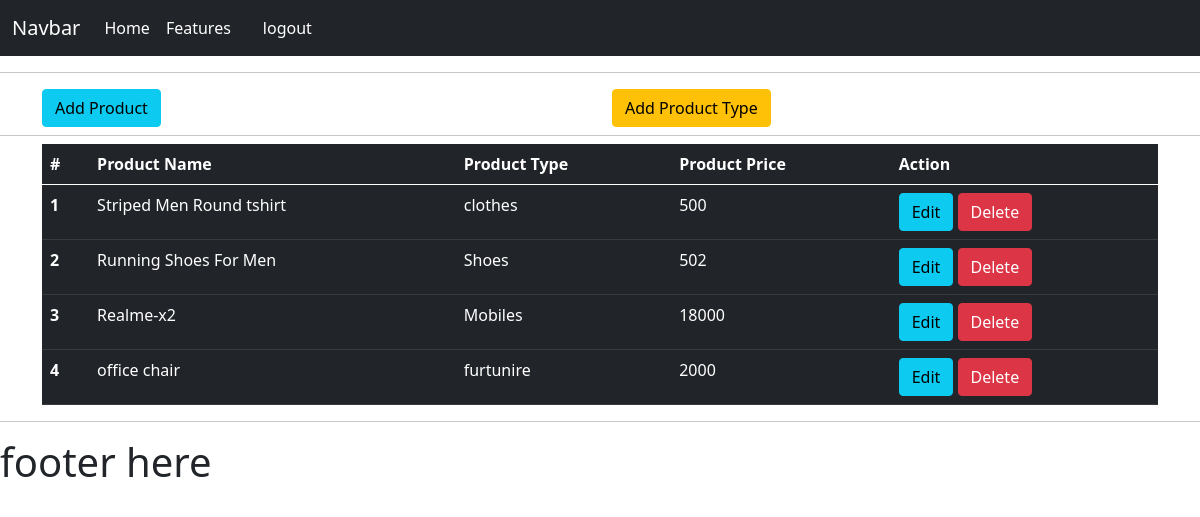
Page /Dashboard/ (signed in) on the earlier database version.
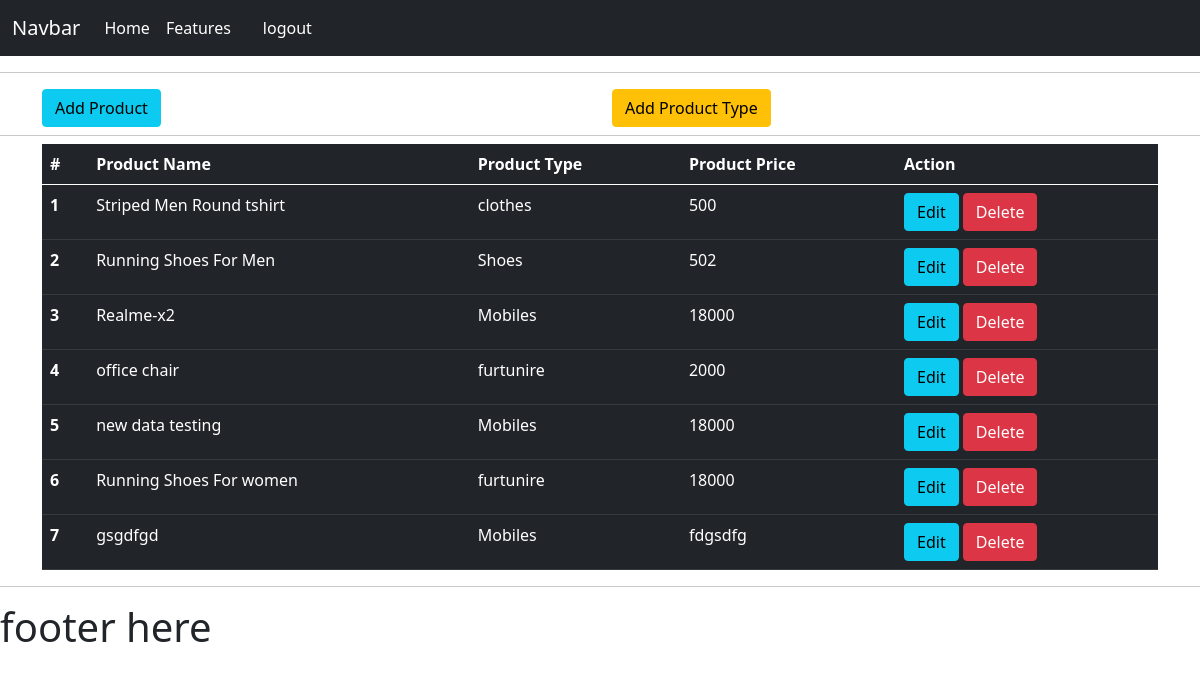
Same page on the later database version.
### codesession_app/models.py (models this page shows, shortened)
class Product(models.Model):
    Product_Name = models.CharField(max_length=100, blank=False)
    Product_Type = models.ForeignKey(ProductType, on_delete=models.CASCADE)
    Product_Price = models.CharField(max_length=10, blank=False, null=False)
    Product_image = models.ImageField()

class ProductType(models.Model):
    Product_type = models.CharField(max_length=50)
    def __str__(self):
        return self.Product_type

### codesession_app/views.py (the view)
# urls.py: path('Dashboard/', views.Dashboard, name="dashboard"),
@login_required(login_url='login')
def Dashboard(request):
    AllProduct = Product.objects.all()
    return render(request, "Admin_html/main.htm", {'AllProduct': AllProduct})

### templates/Admin_html/main.htm (shortened to what this page needs)
{% load static %}
<!doctype html>
<html lang="en">
<head>
    <link href="https://cdn.jsdelivr.net/npm/bootstrap@5.0.0-beta2/dist/css/bootstrap.min.css" rel="stylesheet"
>
</head>
<body>
    {% include 'Admin_html/header.htm' %}
    <hr>
    {% block content %}
    {% include 'Admin_html/dashboard.htm' %}
    {% endblock %}
    <hr>
    {% include 'Admin_html/footer.htm' %}
</body>
</html>

### templates/Admin_html/header.htm (shortened to what this page needs)
<nav class="navbar navbar-expand-lg navbar-dark bg-dark">
    <div class="container-fluid">
        <a class="navbar-brand" href="#">Navbar</a>
        <div class="collapse navbar-collapse" id="navbarNavAltMarkup">
            <div class="navbar-nav">
                <a class="nav-link active" aria-current="page" href="#">Home</a>
                <a class="nav-link active" href="#">Features</a>
                <a class="nav-link active" href="#">{{request.username}}</a>
                <a class="nav-link active" href="#">logout</a>
            </div>
        </div>
    </div>
</nav>

### templates/Admin_html/dashboard.htm
{% block content %}
{% load static %}
<div class="container">
    <div class="row">
        <div class="col-sm-6">
           <a href="{% url 'AddProduct' %}"> <button class="btn btn-info">Add Product</button></a>
        </div>
        <div class="col-sm-6">
            <a href="{% url 'AddProductType' %}"> <button class="btn btn-warning">Add Product Type </button></a>
        </div>
    </div>
</div>
<hr class="my-2">
<div class="container">
{% include 'Admin_html/product_table.htm' %}
</div>
{% endblock%}

### templates/Admin_html/product_table.htm
{% load static %}
<table class="table table-dark table-hover">
    <thead>
        <tr>
            <th scope="col">#</th>
            <th scope="col">Product Name</th>
            <th scope="col">Product Type</th>
            <th scope="col">Product Price</th>
            <th scope="col">Action</th>
        </tr>
    </thead>
    <tbody>
        {% for i in AllProduct %}
        <tr>
            <th scope="row">{{forloop.counter}}</th>
            <td>{{i.Product_Name}}</td>
            <td>{{i.Product_Type}}</td>
            <td>{{i.Product_Price}}</td>
            <td>
                <a href="{% url 'UpdateProduct' i.id %}"><button  class="btn btn-info">Edit</button></a>
                <a href="{% url 'DeleteProduct' i.id %}"><button class="btn btn-danger">Delete</button></a>
            </td>
            {% empty %}
            <tr>
                <td colspan="13" class="text-center text-danger bg-warning">No Product Found</td>
            </tr>
        </tr>
        {% endfor %}
    </tbody>
</table>

### templates/Admin_html/footer.htm
<h1>footer here</h1>

Differences in the rows shown:
added Product: Product_Name "new data testing", Product_Type "Mobiles", Product_Price "18000"
added Product: Product_Name "Running Shoes For women", Product_Type "furtunire", Product_Price "18000"
added Product: Product_Name "gsgdfgd", Product_Type "Mobiles", Product_Price "fdgsdfg"
